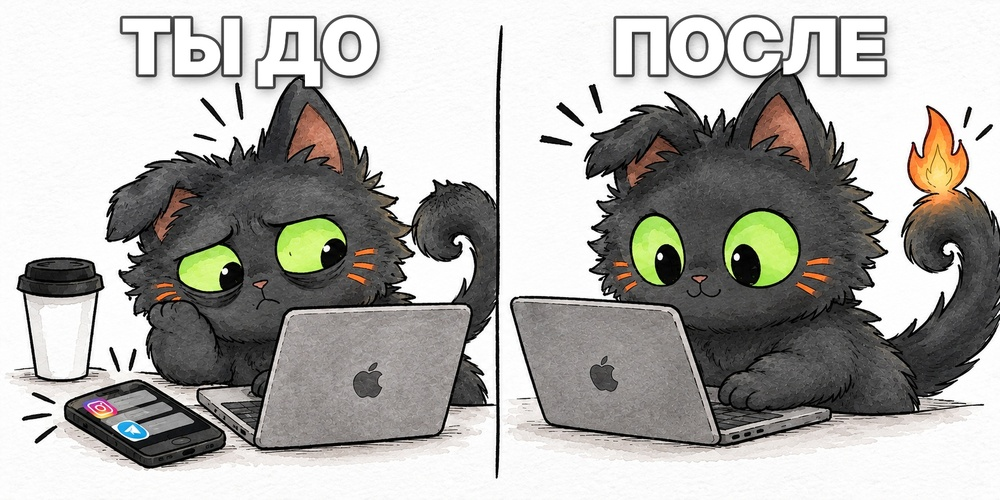
#> input picture videos/L02_otvlechenie/thumb/do_posle.jpg, 1000 x 500 px, shrunk from 1774 x 887 before the run
$ python text.py do_posle.jpg owner_base.png 5
#> lines starting #> are read from the running program, lines starting #| are printed output that depends on the picture
"""Надписи «ДО» / «ПОСЛЕ» на превью владельца (12.11): белый жирный гротеск, как у «это Даня», обводка чёрная еле
заметная. На белом фоне белые буквы без тени не видны — мягкая тень снизу (shadow) держит их читаемыми."""
import sys
from PIL import Image, ImageDraw, ImageFilter, ImageFont
base = Image.open(sys.argv[1]).convert("RGBA"); out = sys.argv[2]
shadow_a = int(sys.argv[3]) if len(sys.argv) > 3 else 90
W, H = base.size
#> W = 1000; H = 500
F = ImageFont.truetype("/usr/share/fonts/opentype/inter/InterDisplay-Black.otf", 136)
layer = Image.new("RGBA", base.size, (0, 0, 0, 0)); sh = Image.new("RGBA", base.size, (0, 0, 0, 0))
#> after `layer = Image.new('RGBA', base.size, (0, 0, 0, 0))`: layer: PIL image 1000x500 RGBA; every value is 0
for txt, cx in (("ТЫ ДО", W * 0.25), ("ПОСЛЕ", W * 0.75)):
    d = ImageDraw.Draw(layer); ds = ImageDraw.Draw(sh)
    w = d.textlength(txt, font=F); x, y = cx - w / 2, 0
    ds.text((x + 4, y + 8), txt, font=F, fill=(0, 0, 0, shadow_a))
    d.text((x, y), txt, font=F, fill=(255, 255, 255, 255), stroke_width=5, stroke_fill=(0, 0, 0, 170))
    d.text((x, y), txt, font=F, fill=(255, 255, 255, 255))
#> this loop made 2 passes
#> (w, x, y) on passes 1 to 2: (456.3, 21.86, 0), (485.8, 507.1, 0)
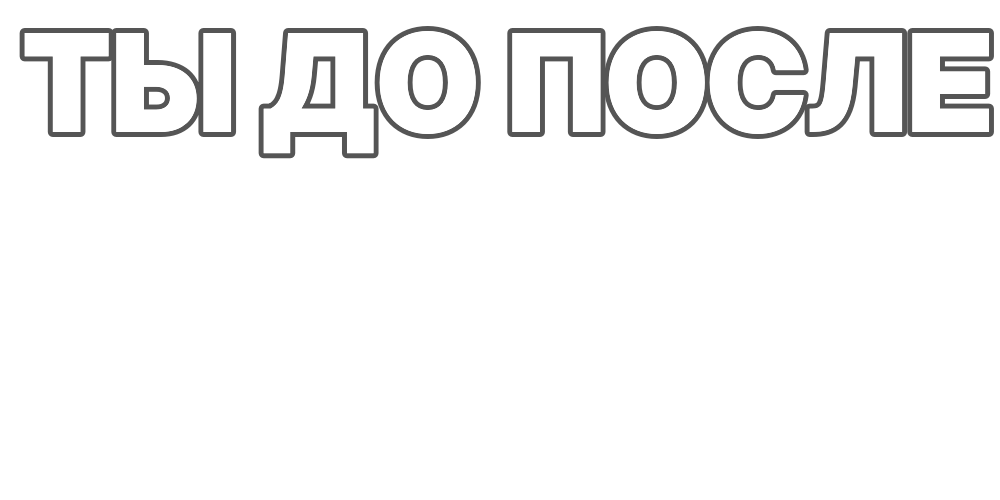
#> layer: PIL image 1000x500 RGBA; mean R, G, B, A 29.1, 29.1, 29.1, 36.8; transparent parts drawn white
sh = sh.filter(ImageFilter.GaussianBlur(10))
Image.alpha_composite(Image.alpha_composite(base, sh), layer).convert("RGB").save(out, quality=95)
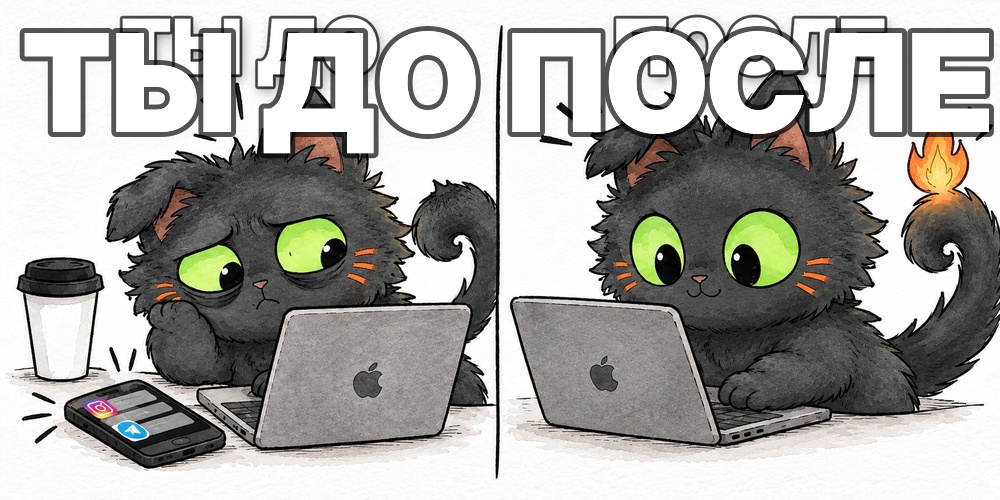
#> saved as owner_base.png: PIL image 1000x500 RGB; mean R, G, B 171.6, 170.6, 166.8
print(out)

$ run again, on videos/L02_otvlechenie/thumb/v1_1.png
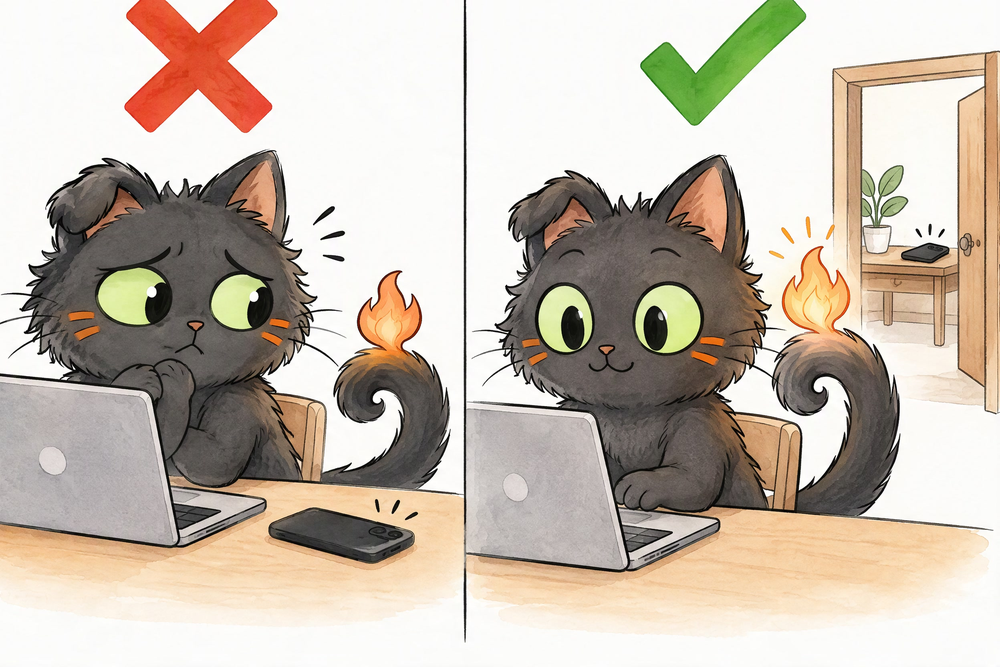
#> input picture videos/L02_otvlechenie/thumb/v1_1.png, 1000 x 667 px, shrunk from 2496 x 1664 before the run
#> the loop `for txt, cx in (("ТЫ ДО", W * 0.25), ("ПОСЛЕ", W * 0.75)):` made 2 passes
#> (w, x, y) on passes 1 to 2: (456.3, 21.86, 0), (485.8, 507.1, 0)
#> after the loop `for txt, cx in (("ТЫ ДО", W * 0.25), ("ПОСЛЕ", W * 0.75)):`:
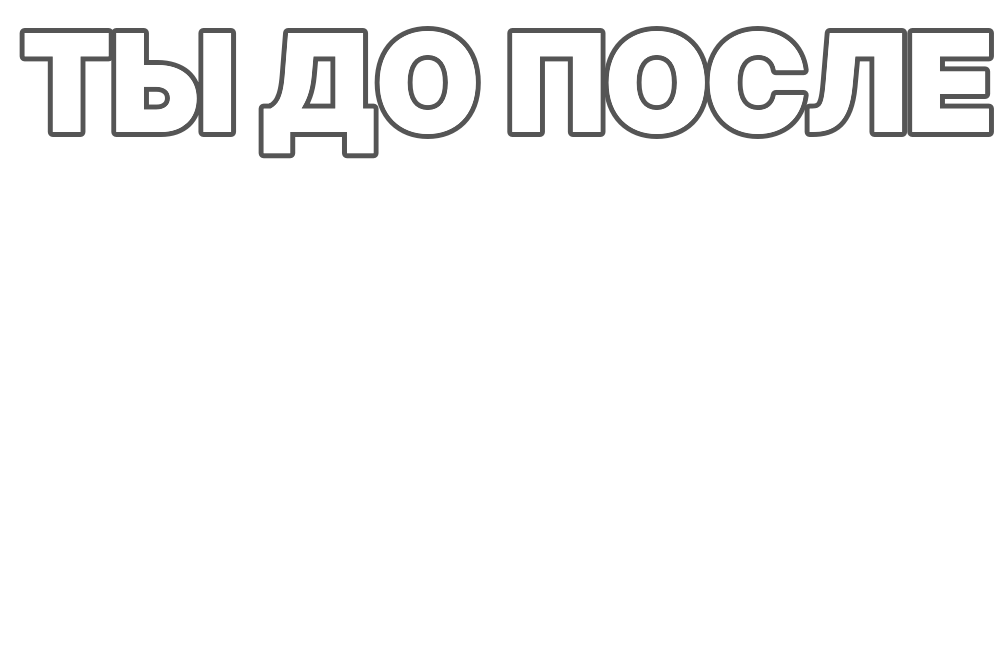
#> layer: PIL image 1000x667 RGBA; mean R, G, B, A 21.8, 21.8, 21.8, 27.6; transparent parts drawn white
#> `Image.alpha_composite(Image.alpha_composite(base, sh), layer).convert(..`:
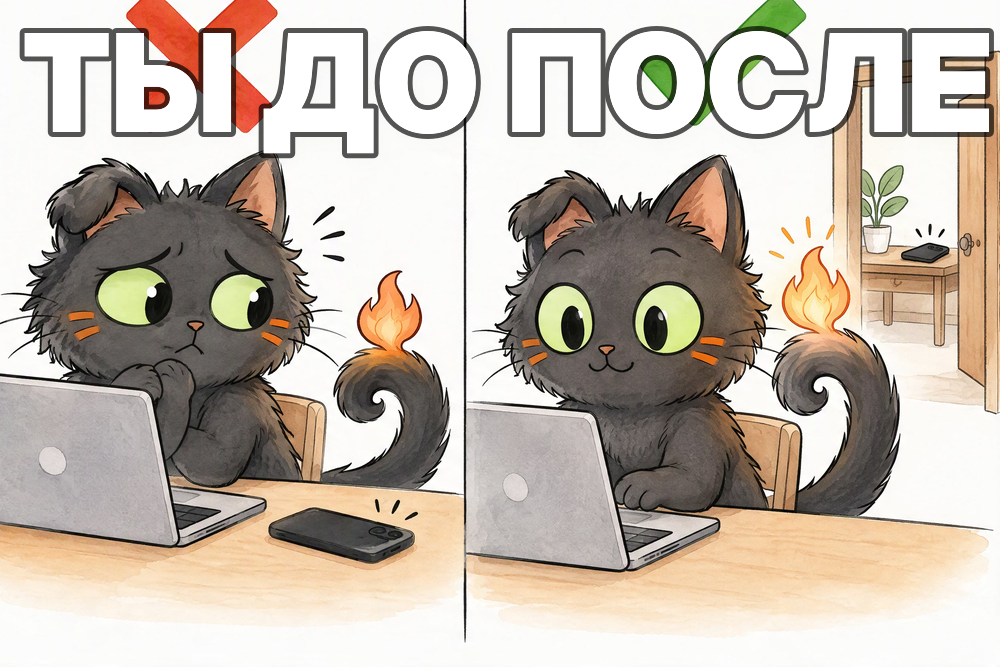
#> saved as v1_1.png: PIL image 1000x667 RGB; mean R, G, B 196.5, 186, 174.5
